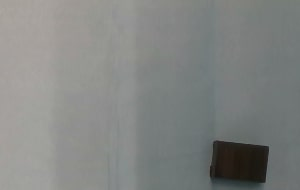
#> input picture color_scripts/images/Realsense.jpg, 300 x 190 px
$ python -i color_filter.py   (imports and definitions only)
#> lines starting #> are read from the running program, lines starting #| are printed output that depends on the picture; after the words box and inside, x2 and y2 are one past the last pixel; in counts of white or black regions, pixels touching at a corner belong together
#> further down, picture is the input picture: shape (190, 300, 3); mean B, G, R 130.4, 132.5, 130.3
#!/usr/bin/env python

import sys                                          # System bindings
import cv2                                          # OpenCV bindings
import numpy as np
import rospy


class ImageProcessing:

  def __init__(self):
    pass

  def rescaleFrame(self, frame, scale=1):
    """
    Rescales image to specified scale of original. Default = 1 (no rescale)
    :param frame: The original image that will be rescaled.
    :param scale: The scale that the image will be resized to, 2 = double the size in both width and height.
    :return rescaled_img: Outputs the rescaled image.
    """
    # Images, Videos and Live Video
    width = int(frame.shape[1] * scale)
    height = int(frame.shape[0] * scale)

    dimensions = (width,height)

    return cv2.resize(frame, dimensions, interpolation=cv2.INTER_AREA)

  def deNoise(self, frame):
    # reduces noise of an image
    image_denoised = cv2.fastNlMeansDenoising(frame, None, 40, 7, 21)
    '''
    parameters: fastNlMeansDenoising(
    inputArray: Input 8-bit 1-channel, 2-channel, 3-channel or 4-channel image.
    OutputArray: Output image with the same size and type as src
    float h: Parameter regulating filter strength.
            Big h value perfectly removes noise but also removes image details, smaller h value preserves details but also preserves some noise
    int template window:(kernel) Size in pixels of the template patch that is used to compute weights.
            Should be odd. Recommended value 7 pixels
    int SerachWindowsize: Size in pixels of the window that is used to compute weighted average for given pixel. Should be odd. Affect performance linearly: greater searchWindowsSize - greater denoising time.
            Recommended value 21 pixels
     )
    '''
    return image_denoised

  def colorFilter(self, image):
    """
    Filters colors a based on threshold values in function.
    @return: Grayscaled image of filtered colors.
    """
    image = image.copy()
    # split image to rgb channels
    b, g, r = cv2.split(image)

    #For black block: binary threshold any color values above "60", greater than 60 -> 255, less than 60 -> 0
    _, mask_b = cv2.threshold(b, thresh=160, maxval=255, type=cv2.THRESH_BINARY_INV)
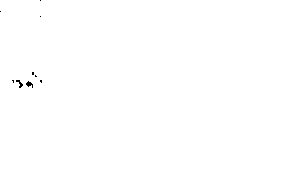
#> mask_b: shape (190, 300); 99.9% white; black in thin lines or dots, all inside (x1, y1, x2, y2) = (0, 0, 42, 88)

    _, mask_g = cv2.threshold(g, thresh=160, maxval=255, type=cv2.THRESH_BINARY_INV)
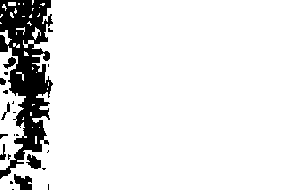
#> mask_g: shape (190, 300); 90.3% white; 22 black regions (14 under 20 px), largest, box (x1, y1, x2, y2) and area: (0, 0, 53, 179) 4850, (14, 174, 32, 190) 194, (26, 154, 41, 169) 139

    _, mask_r = cv2.threshold(r, thresh=160, maxval=255, type=cv2.THRESH_BINARY_INV)
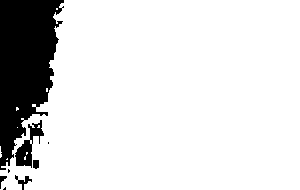
#> mask_r: shape (190, 300); 86.5% white; 8 black regions (3 under 20 px), largest, box (x1, y1, x2, y2) and area: (0, 0, 64, 170) 6967, (15, 120, 44, 168) 518, (15, 175, 32, 190) 85, (33, 160, 39, 169) 50, (0, 176, 7, 189) 37

    blank = np.zeros(image.shape[:2], dtype="uint8")
    # merge the threshold rgb channels together to create a mask of cube
    merged_mask = cv2.merge([mask_b,mask_g,mask_r])
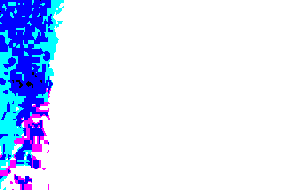
#> merged_mask: shape (190, 300, 3); mean B, G, R 254.7, 230.4, 220.7

    # grayscale merged_mask
    gray_merge = cv2.cvtColor(merged_mask, cv2.COLOR_BGR2GRAY)
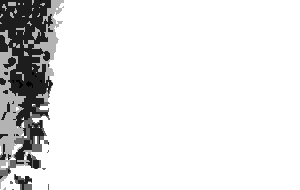
#> gray_merge: shape (190, 300); min 0, max 255, mean 230.2

    # bw merged mask
    _, mask_merge_bw = cv2.threshold(gray_merge, thresh=200, maxval=255, type=cv2.THRESH_BINARY)
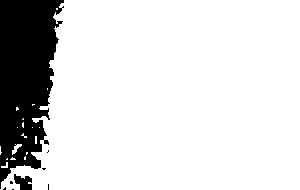
#> mask_merge_bw: shape (190, 300); 85.1% white; 8 black regions (6 under 20 px), largest, box (x1, y1, x2, y2) and area: (0, 0, 64, 189) 8276, (14, 174, 32, 190) 194

    return gray_merge

>>> import cv2
>>> picture = cv2.imread('images/Realsense.jpg')
>>> result = ImageProcessing().colorFilter(picture)

$ run again, on color_scripts/images/1_Color.png
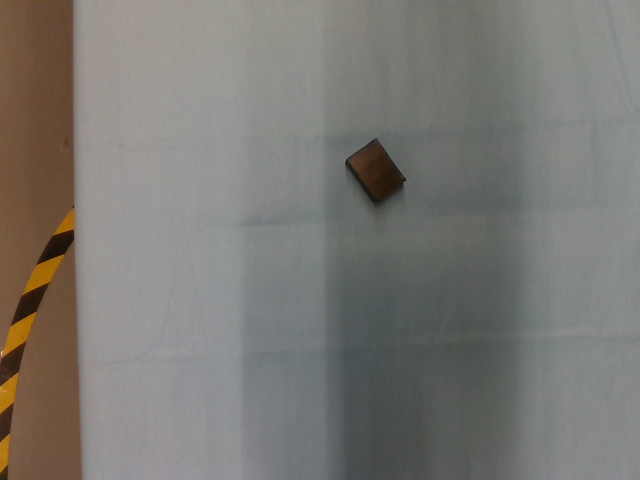
#> input picture color_scripts/images/1_Color.png, 640 x 480 px
#> picture is the input picture: shape (480, 640, 3); mean B, G, R 115.9, 120.6, 122.8
#> in colorFilter, `b, g, r = cv2.split(image)`:
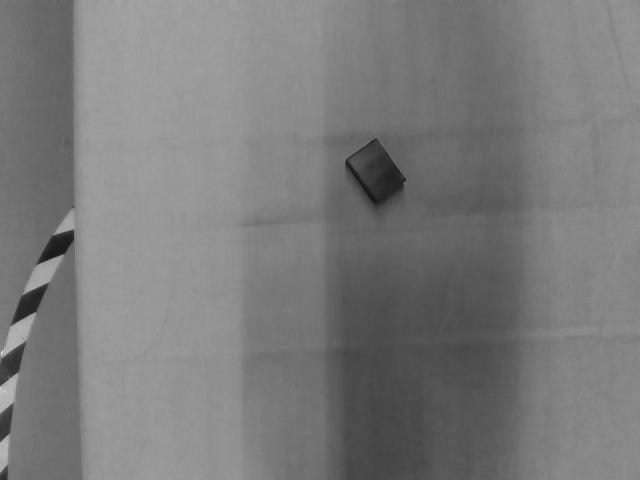
#> r: shape (480, 640); min 20, max 231, mean 122.8
#> mask_b: shape (480, 640); 100% white; black in thin lines or dots, all inside (x1, y1, x2, y2) = (1, 352, 2, 353)
#> mask_g: shape (480, 640); 100% white; black in thin lines or dots, all inside (x1, y1, x2, y2) = (0, 351, 3, 389)
#> in colorFilter, `_, mask_r = cv2.threshold(r, thresh=160, maxval=255, type=cv2.THRESH_B..`:
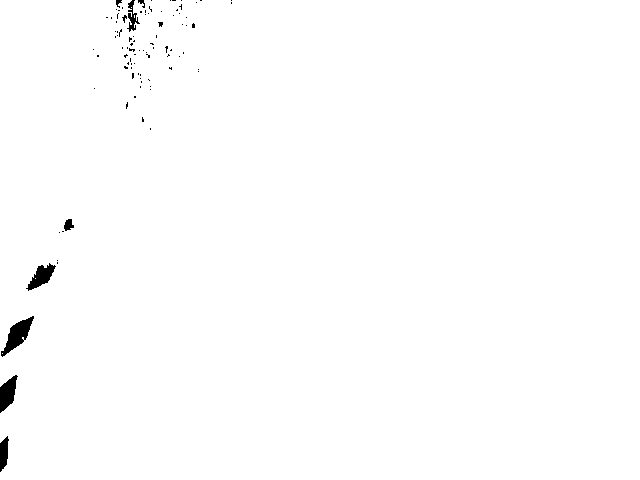
#> mask_r: shape (480, 640); 99.3% white; 94 black regions (86 under 20 px), largest, box (x1, y1, x2, y2) and area: (1, 316, 34, 357) 539, (0, 375, 18, 413) 403, (26, 263, 56, 291) 375
